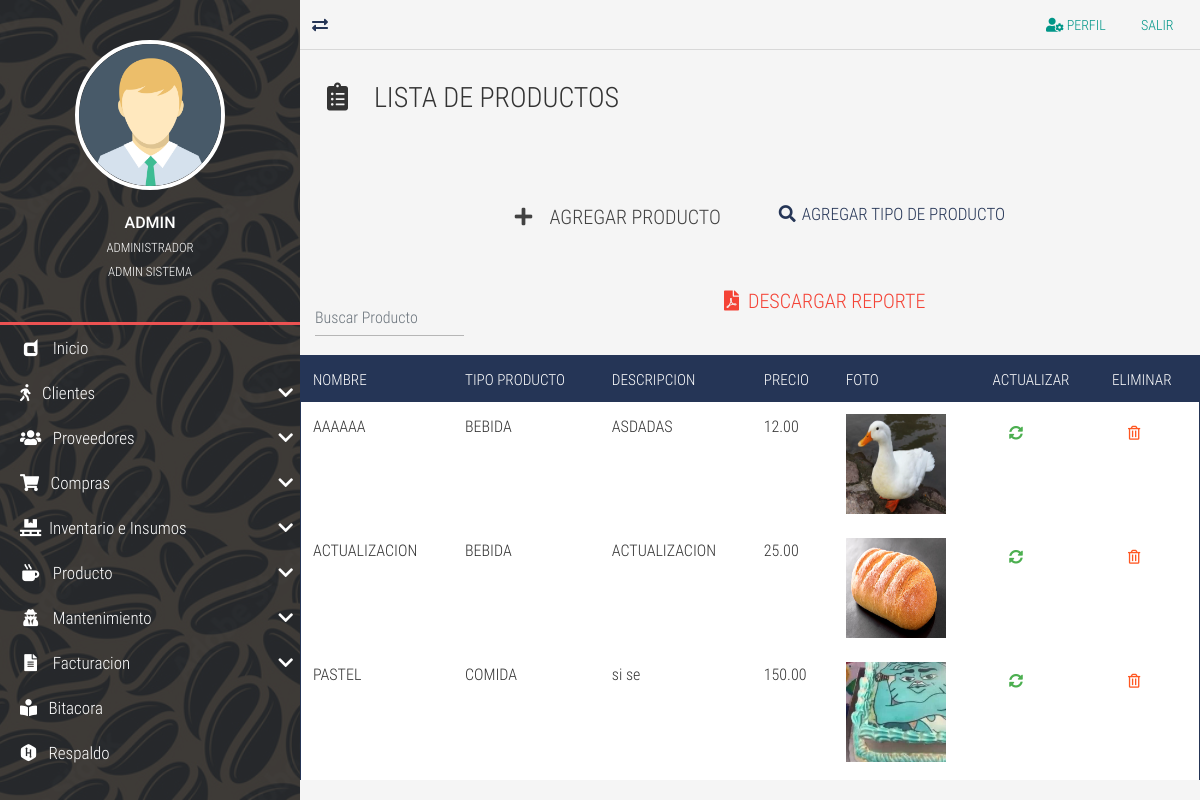
The page /producto-list/ (signed in) on the database its author committed.
### tables this page shows
CREATE TABLE `TBL_producto` (
  `id_producto` int NOT NULL AUTO_INCREMENT,
  `nom_producto` varchar(45) DEFAULT NULL,
  `id_tipo_produ` int DEFAULT NULL,
  `des_produ` varchar(45) DEFAULT NULL,
  `precio_produ` decimal(10,2) DEFAULT NULL,
  `foto_produ` varchar(255) DEFAULT NULL COMMENT 'CAMBIAR A FORMATO DE FOTO',
  PRIMARY KEY (`id_producto`),
  KEY `FK_idproducto_tippro_idx` (`id_tipo_produ`),
  CONSTRAINT `FK_TBL_producto_TBL_tipo_producto` FOREIGN KEY (`id_tipo_produ`) REFERENCES `TBL_tipo_producto` (`id_tipo_produ`)
);

CREATE TABLE `TBL_tipo_producto` (
  `id_tipo_produ` int NOT NULL AUTO_INCREMENT COMMENT 'Entidad encargada de la clasificación de los productos, así como de la presentación o tamaño de estos',
  `tipo_producto` varchar(45) DEFAULT NULL COMMENT 'este se refiere a los productoq ue vende la empresa. ejemplo cafe o granita',
  `tamaño_producto` varchar(45) DEFAULT NULL,
  `clasificacion_producto` varchar(45) DEFAULT NULL COMMENT 'verificar si se puede colocar como enum\npara elegir la categoria',
  PRIMARY KEY (`id_tipo_produ`) USING BTREE
);

### controladores/vistasControlador.php (called while the page is built, shortened)
<?php
	class vistasControlador extends vistasModelo{
		public function obtener_plantilla_controlador(){
			return require_once "./vistas/plantilla.php";
		}
	}

### index.php (called while the page is built, shortened)
<?php
	require_once "./controladores/vistasControlador.php";
	$plantilla = new vistasControlador();
	$plantilla->obtener_plantilla_controlador();

### vistas/contenidos/Producto-List-view.php (the view, shortened to what this page needs)
<div class="full-box page-header">
	<h3 class="text-left">
		<i class="fas fa-clipboard-list fa-fw"></i> &nbsp; LISTA DE PRODUCTOS
	</h3>
</div>
<div class="container-fluid">
	<ul class="full-box list-unstyled page-nav-tabs">
		<li>
			<div class="btn btn-dark btn-lg" data-toggle="modal" data-target="#ModalCrear"><i class="fas fa-plus fa-fw"></i> &nbsp; AGREGAR PRODUCTO</div>
		</li>
		<li>
			<a  href="<?php echo SERVERURL; ?>tipo-producto-new/"><i class="fas fa-search fa-fw"></i> AGREGAR TIPO DE PRODUCTO</a>
		</li>
		</ul>
</div>
<?php
$where="";
?>
<div class="container-fluid">
  <form class="d-flex" action="../pdf/productopdf.php" method="post" accept-charset="utf-8">
  	<input class="form-control me-2 light-table-filter" data-table="table_id" type="text" name="filtroproducto" placeholder="Buscar Producto">
	<button type="submit" class="btn btn-danger mx-auto btn-lg"><i class="fas fa-file-pdf"></i> &nbsp;Descargar Reporte</button>
      </form>
  </div>
      <table class="table table-striped table-dark table_id " id="tblDatos">
                    <thead>
                         <tr>
                        <th>NOMBRE</th>
                        <th>TIPO PRODUCTO</th>
                        <th>DESCRIPCION</th>
                        <th>PRECIO</th>
                        <th>FOTO</th>
                    	<th>ACTUALIZAR</th>
						<th>ELIMINAR</th>
                        </tr>
                    </thead>
                        <tbody>
				<?php
include ("./cone.php");
$SQL="SELECT p.id_producto,p.nom_producto,tp.tipo_producto,p.des_produ,p.precio_produ, p.foto_produ FROM TBL_producto p
	INNER JOIN TBL_tipo_producto tp ON tp.id_tipo_produ=p.id_tipo_produ;
$where";
$dato = mysqli_query($conexion, $SQL);
if($dato -> num_rows >0){
    while($fila=mysqli_fetch_array($dato)){
?>
<tr>
<td><?php echo $fila['nom_producto']; ?></td>
<td><?php echo $fila['tipo_producto']; ?></td>
<td><?php echo $fila['des_produ']; ?></td>
<td><?php echo $fila['precio_produ']; ?></td>
<td> <img src="../productos_img/<?php echo $fila['foto_produ']; ?>" style="width:100px; height:100px";></td>
<td>
				<div class="btn btn-success" data-toggle="modal" data-target="#ModalActualizar<?php echo $fila['id_producto'];?>">
					<i class="fas fa-sync-alt"> </i>
				</div>
			</td>
<td>
	<form class="FormularioAjax" action="<?php echo SERVERURL; ?>ajax/productoAjax.php" method="POST" data-form="delete" autocomplete="off">
	<button type="submit" class="btn btn-warning">
		<i class="far fa-trash-alt"></i>
	</button>
	</form>
</td>
</tr>
<?php
}
}else{
    ?>
    <tr class="text-center">
    <td colspan="16">No existen registros</td>
    </tr>
    <?php
}
?>
	</body>

### vistas/css/all.css (style rules this page uses)
.fa, .fas, .far, .fal, .fab { -moz-osx-font-smoothing: grayscale; -webkit-font-smoothing: antialiased; display: inline-block; font-style: normal; font-variant: normal; text-rendering: auto; line-height: 1; }
.fa-fw { text-align: center; width: 1.25em; }
.fa-clipboard-list:before { content: "\f46d"; }
.fa-file-pdf:before { content: "\f1c1"; }
.fa-plus:before { content: "\f067"; }
.fa-search:before { content: "\f002"; }
.fa-sync-alt:before { content: "\f2f1"; }
.fa-trash-alt:before { content: "\f2ed"; }
.far { font-family: 'Font Awesome 5 Free'; font-weight: 400; }
.fa, .fas { font-family: 'Font Awesome 5 Free'; font-weight: 900; }

### vistas/css/style.css (style rules this page uses)
:root { --color-one: #F5F5F5; --color-two: #24292E; --color-three: #EC5252; --form-color: #14111A; --accent-color: #253556; --border-color: #D8D8D8; }
body,html { font-family: 'roboto_condensed_light'; width: 100vw; height: 100vh; background-color: var(--color-one); color: #333; font-size: 16px; }
.full-box { margin: 0; padding: 0; box-sizing: border-box; width: 100%; }
.page-header { padding: 30px 20px 60px 20px; }
.page-header > :nth-child(1) { padding-bottom: 7px; }
.page-nav-tabs { display: flex; justify-content: center; flex-wrap: wrap; margin-bottom: 30px; }
.page-nav-tabs li, .page-nav-tabs li a { height: 40px; line-height: 40px; }
.page-nav-tabs li { margin: 5px 20px; }
.page-nav-tabs li a { color: var(--accent-color); font-size: 17px; min-width: 200px; width: auto; display: block; text-align: center; user-select: none; transition: all .2s ease-in-out; border-bottom: 2px solid transparent; }
.table .btn { margin-bottom: 0; }
.table thead th { color: #FFF; }
.table tbody tr { color: #333; transition: all .2s ease-in-out; }
.table-dark, .table { background-color: #fff; }
.table-dark { border: 1px solid var(--accent-color); }
.table-dark thead tr { background-color: var(--accent-color); }
.table-dark td, .table-dark thead th, .table-dark th { border: none; }
table form { margin-bottom: 0; }

### rows shown on the page
tbl_producto: nom_producto "AAAAAA", id_tipo_produ.tipo_producto "BEBIDA", des_produ "ASDADAS", precio_produ "12.00", foto_produ (picture)
tbl_producto: nom_producto "ACTUALIZACION", id_tipo_produ.tipo_producto "BEBIDA", des_produ "ACTUALIZACION", precio_produ "25.00", foto_produ (placeholder picture)
tbl_producto: nom_producto "PASTEL", id_tipo_produ.tipo_producto "COMIDA", des_produ "si se", precio_produ "150.00", foto_produ (picture)

### other values the page prints
$_SESSION['usuario_login'] "ADMIN"
$_SESSION['nombre_usuario'] "ADMINISTRADOR"
$_SESSION['rol'] "ADMIN SISTEMA"
